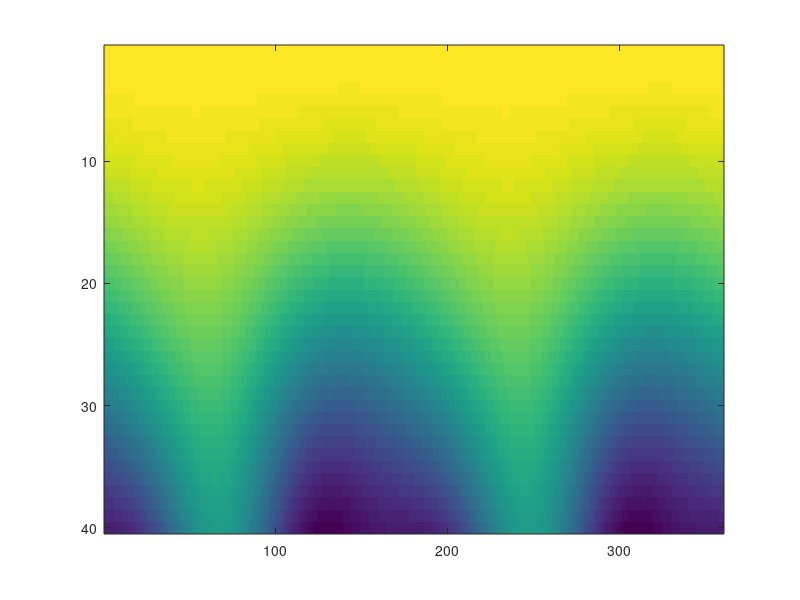
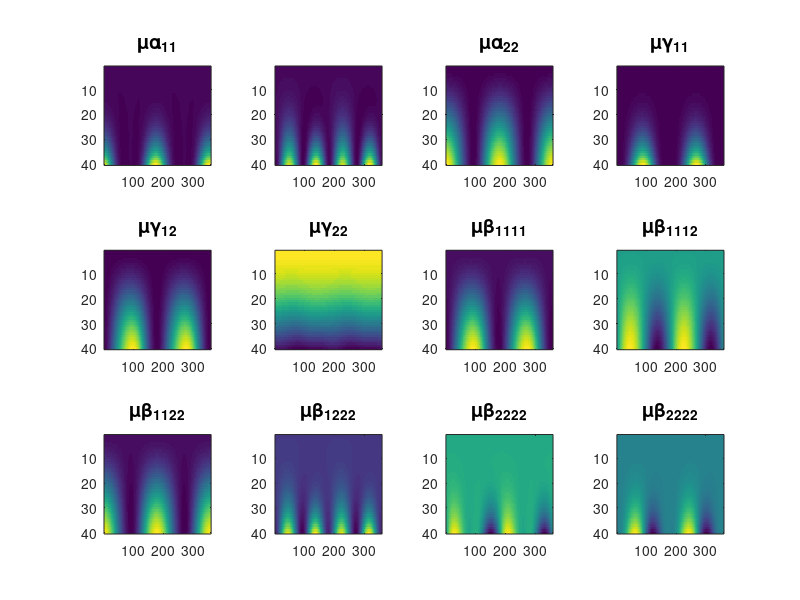

Source code (MATLAB) for these figures, in order:
clc
clear all
close all




DC11=zeros(40,360);
DC12=zeros(40,360);
DC13=zeros(40,360);
DC22=zeros(40,360);
DC23=zeros(40,360);
DC33=zeros(40,360);
DC44=zeros(40,360);
DC45=zeros(40,360);
DC55=zeros(40,360);
DC66=zeros(40,360);
DC16=zeros(40,360);
DC26=zeros(40,360);
DC36=zeros(40,360);
rV2=zeros(40,360);


C11=24.54;
C12=3.89;
C13=2.38;
C22=28.79;
C23=2.37;
C33=29.87;
C44=11.24;
C45=1;          %       CHANGE?????????
C55=10.73;
C66=10.98;
C16=-3.18;
C26=1.13;
C36=.2;














for t=1:40
    for p=1:360
    
    tet=t*pi/180;
    phi=p*pi/180;

    n1 =  sin(tet)*cos(phi);
    n2 = sin(tet)*sin(phi);
    n3 = cos(tet);
    
    
    rV2(t,p)=(1/3)*(2*sqrt(3)*sqrt((1/3)*(C11*n1^2 + 2*C16*n1*n2 + C22*n2^2 + 2*C26*n1*n2 + n3^2*(C33 + C44 + C55) + C44*n2^2 + 2*C45*n1*n2 + C55*n1^2 + C66*n1^2 + C66*n2^2)^2 - ...
      (C11*n1^2 + 2*C16*n1*n2 + C55*n3^2 + C66*n2^2)*(C22*n2^2 + 2*C26*n1*n2 + C44*n3^2 + C66*n1^2) - (C11*n1^2 + 2*C16*n1*n2 + C55*n3^2 + C66*n2^2)*(C33*n3^2 + C44*n2^2 + 2*C45*n1*n2 + C55*n1^2) + ...
      (n2*(n1*(C12 + C66) + C26*n2) + C16*n1^2 + C45*n3^2)^2 + (n1*n3*(C13 + C55) + n2*n3*(C36 + C45))^2 - (C22*n2^2 + 2*C26*n1*n2 + C44*n3^2 + C66*n1^2)*...
       (C33*n3^2 + C44*n2^2 + 2*C45*n1*n2 + C55*n1^2) + (n2*n3*(C23 + C44) + n1*n3*(C36 + C45))^2) + C11*n1^2 + 2*C16*n1*n2 + C22*n2^2 + 2*C26*n1*n2 + C33*n3^2 + C44*n2^2 + C44*n3^2 + 2*C45*n1*n2 + ...
   C55*n1^2 + C55*n3^2 + C66*n1^2 + C66*n2^2);
   
   
   

    DC11(t,p)=(1/3)*(n1^2 + (sqrt(3)*((-n1^2)*(C55*n1^2 + 2*C45*n1*n2 + C44*n2^2 + C33*n3^2) - n1^2*(C66*n1^2 + 2*C26*n1*n2 + C22*n2^2 + C44*n3^2) + ...
      (2/3)*n1^2*(C11*n1^2 + C55*n1^2 + C66*n1^2 + 2*C16*n1*n2 + 2*C26*n1*n2 + 2*C45*n1*n2 + C22*n2^2 + C44*n2^2 + C66*n2^2 +...
        (C33 + C44 + C55)*n3^2)))/sqrt(((C36 + C45)*n1*n3 + (C23 + C44)*n2*n3)^2 + ((C13 + C55)*n1*n3 + (C36 + C45)*n2*n3)^2 - ...
      (C55*n1^2 + 2*C45*n1*n2 + C44*n2^2 + C33*n3^2)*(C66*n1^2 + 2*C26*n1*n2 + C22*n2^2 + C44*n3^2) + ...
      (C16*n1^2 + n2*((C12 + C66)*n1 + C26*n2) + C45*n3^2)^2 - (C55*n1^2 + 2*C45*n1*n2 + C44*n2^2 + C33*n3^2)*...
       (C11*n1^2 + 2*C16*n1*n2 + C66*n2^2 + C55*n3^2) - (C66*n1^2 + 2*C26*n1*n2 + C22*n2^2 + C44*n3^2)*...
       (C11*n1^2 + 2*C16*n1*n2 + C66*n2^2 + C55*n3^2) + (1/3)*(C11*n1^2 + C55*n1^2 + C66*n1^2 + 2*C16*n1*n2 + 2*C26*n1*n2 + 2*C45*n1*n2 + ...
         C22*n2^2 + C44*n2^2 + C66*n2^2 + (C33 + C44 + C55)*n3^2)^2));
         
          
          
          
          DC12(t,p)=(2*n1*n2*(C16*n1^2 + n2*((C12 + C66)*n1 + C26*n2) + C45*n3^2))/...
  (sqrt(3)*sqrt(((C36 + C45)*n1*n3 + (C23 + C44)*n2*n3)^2 + ((C13 + C55)*n1*n3 + (C36 + C45)*n2*n3)^2 - ...
     (C55*n1^2 + 2*C45*n1*n2 + C44*n2^2 + C33*n3^2)*(C66*n1^2 + 2*C26*n1*n2 + C22*n2^2 + C44*n3^2) + ...
     (C16*n1^2 + n2*((C12 + C66)*n1 + C26*n2) + C45*n3^2)^2 - (C55*n1^2 + 2*C45*n1*n2 + C44*n2^2 + C33*n3^2)*...
      (C11*n1^2 + 2*C16*n1*n2 + C66*n2^2 + C55*n3^2) - (C66*n1^2 + 2*C26*n1*n2 + C22*n2^2 + C44*n3^2)*...
      (C11*n1^2 + 2*C16*n1*n2 + C66*n2^2 + C55*n3^2) + (1/3)*(C11*n1^2 + C55*n1^2 + C66*n1^2 + 2*C16*n1*n2 + 2*C26*n1*n2 + 2*C45*n1*n2 + ...
        C22*n2^2 + C44*n2^2 + C66*n2^2 + (C33 + C44 + C55)*n3^2)^2));
        
        
        
         
         
         
         
         
         DC13(t,p)=(2*n1*n3*((C13 + C55)*n1*n3 + (C36 + C45)*n2*n3))/...
  (sqrt(3)*sqrt(((C36 + C45)*n1*n3 + (C23 + C44)*n2*n3)^2 + ((C13 + C55)*n1*n3 + (C36 + C45)*n2*n3)^2 - ...
     (C55*n1^2 + 2*C45*n1*n2 + C44*n2^2 + C33*n3^2)*(C66*n1^2 + 2*C26*n1*n2 + C22*n2^2 + C44*n3^2) + ...
     (C16*n1^2 + n2*((C12 + C66)*n1 + C26*n2) + C45*n3^2)^2 - (C55*n1^2 + 2*C45*n1*n2 + C44*n2^2 + C33*n3^2)*...
      (C11*n1^2 + 2*C16*n1*n2 + C66*n2^2 + C55*n3^2) - (C66*n1^2 + 2*C26*n1*n2 + C22*n2^2 + C44*n3^2)*...
      (C11*n1^2 + 2*C16*n1*n2 + C66*n2^2 + C55*n3^2) + (1/3)*(C11*n1^2 + C55*n1^2 + C66*n1^2 + 2*C16*n1*n2 + 2*C26*n1*n2 + 2*C45*n1*n2 + ...
        C22*n2^2 + C44*n2^2 + C66*n2^2 + (C33 + C44 + C55)*n3^2)^2));
        
        
        
        DC22(t,p)=(1/3)*(n2^2 + (sqrt(3)*((-n2^2)*(C55*n1^2 + 2*C45*n1*n2 + C44*n2^2 + C33*n3^2) - n2^2*(C11*n1^2 + 2*C16*n1*n2 + C66*n2^2 + C55*n3^2) + ...
      (2/3)*n2^2*(C11*n1^2 + C55*n1^2 + C66*n1^2 + 2*C16*n1*n2 + 2*C26*n1*n2 + 2*C45*n1*n2 + C22*n2^2 + C44*n2^2 + C66*n2^2 + ...
        (C33 + C44 + C55)*n3^2)))/sqrt(((C36 + C45)*n1*n3 + (C23 + C44)*n2*n3)^2 + ((C13 + C55)*n1*n3 + (C36 + C45)*n2*n3)^2 - ...
      (C55*n1^2 + 2*C45*n1*n2 + C44*n2^2 + C33*n3^2)*(C66*n1^2 + 2*C26*n1*n2 + C22*n2^2 + C44*n3^2) + ...
      (C16*n1^2 + n2*((C12 + C66)*n1 + C26*n2) + C45*n3^2)^2 - (C55*n1^2 + 2*C45*n1*n2 + C44*n2^2 + C33*n3^2)*...
       (C11*n1^2 + 2*C16*n1*n2 + C66*n2^2 + C55*n3^2) - (C66*n1^2 + 2*C26*n1*n2 + C22*n2^2 + C44*n3^2)*...
       (C11*n1^2 + 2*C16*n1*n2 + C66*n2^2 + C55*n3^2) + (1/3)*(C11*n1^2 + C55*n1^2 + C66*n1^2 + 2*C16*n1*n2 + 2*C26*n1*n2 + 2*C45*n1*n2 + ...
         C22*n2^2 + C44*n2^2 + C66*n2^2 + (C33 + C44 + C55)*n3^2)^2));
         
         
         
         
         
         DC23(t,p)=(2*n2*n3*((C36 + C45)*n1*n3 + (C23 + C44)*n2*n3))/...
  (sqrt(3)*sqrt(((C36 + C45)*n1*n3 + (C23 + C44)*n2*n3)^2 + ((C13 + C55)*n1*n3 + (C36 + C45)*n2*n3)^2 - ...
     (C55*n1^2 + 2*C45*n1*n2 + C44*n2^2 + C33*n3^2)*(C66*n1^2 + 2*C26*n1*n2 + C22*n2^2 + C44*n3^2) + ...
     (C16*n1^2 + n2*((C12 + C66)*n1 + C26*n2) + C45*n3^2)^2 - (C55*n1^2 + 2*C45*n1*n2 + C44*n2^2 + C33*n3^2)*...
      (C11*n1^2 + 2*C16*n1*n2 + C66*n2^2 + C55*n3^2) - (C66*n1^2 + 2*C26*n1*n2 + C22*n2^2 + C44*n3^2)*...
      (C11*n1^2 + 2*C16*n1*n2 + C66*n2^2 + C55*n3^2) + (1/3)*(C11*n1^2 + C55*n1^2 + C66*n1^2 + 2*C16*n1*n2 + 2*C26*n1*n2 + 2*C45*n1*n2 + ...
        C22*n2^2 + C44*n2^2 + C66*n2^2 + (C33 + C44 + C55)*n3^2)^2));
        
        
        
        DC33(t,p)=(1/3)*(n3^2 + (sqrt(3)*((-n3^2)*(C66*n1^2 + 2*C26*n1*n2 + C22*n2^2 + C44*n3^2) - n3^2*(C11*n1^2 + 2*C16*n1*n2 + C66*n2^2 + C55*n3^2) + ...
      (2/3)*n3^2*(C11*n1^2 + C55*n1^2 + C66*n1^2 + 2*C16*n1*n2 + 2*C26*n1*n2 + 2*C45*n1*n2 + C22*n2^2 + C44*n2^2 + C66*n2^2 + ...
        (C33 + C44 + C55)*n3^2)))/sqrt(((C36 + C45)*n1*n3 + (C23 + C44)*n2*n3)^2 + ((C13 + C55)*n1*n3 + (C36 + C45)*n2*n3)^2 - ...
      (C55*n1^2 + 2*C45*n1*n2 + C44*n2^2 + C33*n3^2)*(C66*n1^2 + 2*C26*n1*n2 + C22*n2^2 + C44*n3^2) + ...
      (C16*n1^2 + n2*((C12 + C66)*n1 + C26*n2) + C45*n3^2)^2 - (C55*n1^2 + 2*C45*n1*n2 + C44*n2^2 + C33*n3^2)*...
       (C11*n1^2 + 2*C16*n1*n2 + C66*n2^2 + C55*n3^2) - (C66*n1^2 + 2*C26*n1*n2 + C22*n2^2 + C44*n3^2)*...
       (C11*n1^2 + 2*C16*n1*n2 + C66*n2^2 + C55*n3^2) + (1/3)*(C11*n1^2 + C55*n1^2 + C66*n1^2 + 2*C16*n1*n2 + 2*C26*n1*n2 + 2*C45*n1*n2 + ...
         C22*n2^2 + C44*n2^2 + C66*n2^2 + (C33 + C44 + C55)*n3^2)^2));
         
         
         
         
         
         DC44(t,p)=(1/3)*(n2^2 + n3^2 + (sqrt(3)*(2*n2*n3*((C36 + C45)*n1*n3 + (C23 + C44)*n2*n3) - n3^2*(C55*n1^2 + 2*C45*n1*n2 + C44*n2^2 + C33*n3^2) - ...
      n2^2*(C66*n1^2 + 2*C26*n1*n2 + C22*n2^2 + C44*n3^2) - n2^2*(C11*n1^2 + 2*C16*n1*n2 + C66*n2^2 + C55*n3^2) - ...
      n3^2*(C11*n1^2 + 2*C16*n1*n2 + C66*n2^2 + C55*n3^2) + (2/3)*(n2^2 + n3^2)*(C11*n1^2 + C55*n1^2 + C66*n1^2 + 2*C16*n1*n2 + 2*C26*n1*n2 + ...
        2*C45*n1*n2 + C22*n2^2 + C44*n2^2 + C66*n2^2 + (C33 + C44 + C55)*n3^2)))/...
    sqrt(((C36 + C45)*n1*n3 + (C23 + C44)*n2*n3)^2 + ((C13 + C55)*n1*n3 + (C36 + C45)*n2*n3)^2 - (C55*n1^2 + 2*C45*n1*n2 + C44*n2^2 + C33*n3^2)*...
       (C66*n1^2 + 2*C26*n1*n2 + C22*n2^2 + C44*n3^2) + (C16*n1^2 + n2*((C12 + C66)*n1 + C26*n2) + C45*n3^2)^2 - ...
      (C55*n1^2 + 2*C45*n1*n2 + C44*n2^2 + C33*n3^2)*(C11*n1^2 + 2*C16*n1*n2 + C66*n2^2 + C55*n3^2) - ...
      (C66*n1^2 + 2*C26*n1*n2 + C22*n2^2 + C44*n3^2)*(C11*n1^2 + 2*C16*n1*n2 + C66*n2^2 + C55*n3^2) + ...
      (1/3)*(C11*n1^2 + C55*n1^2 + C66*n1^2 + 2*C16*n1*n2 + 2*C26*n1*n2 + 2*C45*n1*n2 + C22*n2^2 + C44*n2^2 + C66*n2^2 + (C33 + C44 + C55)*n3^2)^...
        2));
    
    
    
    
    DC45(t,p)=(1/3)*(2*n1*n2 + (sqrt(3)*(2*n1*n3*((C36 + C45)*n1*n3 + (C23 + C44)*n2*n3) + 2*n2*n3*((C13 + C55)*n1*n3 + (C36 + C45)*n2*n3) - ...
      2*n1*n2*(C66*n1^2 + 2*C26*n1*n2 + C22*n2^2 + C44*n3^2) + 2*n3^2*(C16*n1^2 + n2*((C12 + C66)*n1 + C26*n2) + C45*n3^2) - ...
      2*n1*n2*(C11*n1^2 + 2*C16*n1*n2 + C66*n2^2 + C55*n3^2) + (4/3)*n1*n2*(C11*n1^2 + C55*n1^2 + C66*n1^2 + 2*C16*n1*n2 + 2*C26*n1*n2 + ...
        2*C45*n1*n2 + C22*n2^2 + C44*n2^2 + C66*n2^2 + (C33 + C44 + C55)*n3^2)))/...
    sqrt(((C36 + C45)*n1*n3 + (C23 + C44)*n2*n3)^2 + ((C13 + C55)*n1*n3 + (C36 + C45)*n2*n3)^2 - (C55*n1^2 + 2*C45*n1*n2 + C44*n2^2 + C33*n3^2)*...
       (C66*n1^2 + 2*C26*n1*n2 + C22*n2^2 + C44*n3^2) + (C16*n1^2 + n2*((C12 + C66)*n1 + C26*n2) + C45*n3^2)^2 - ...
      (C55*n1^2 + 2*C45*n1*n2 + C44*n2^2 + C33*n3^2)*(C11*n1^2 + 2*C16*n1*n2 + C66*n2^2 + C55*n3^2) - ...
      (C66*n1^2 + 2*C26*n1*n2 + C22*n2^2 + C44*n3^2)*(C11*n1^2 + 2*C16*n1*n2 + C66*n2^2 + C55*n3^2) + ...
      (1/3)*(C11*n1^2 + C55*n1^2 + C66*n1^2 + 2*C16*n1*n2 + 2*C26*n1*n2 + 2*C45*n1*n2 + C22*n2^2 + C44*n2^2 + C66*n2^2 + (C33 + C44 + C55)*n3^2)^...
        2));
    
    
    
    DC55(t,p)=(1/3)*(n1^2 + n3^2 + (sqrt(3)*(2*n1*n3*((C13 + C55)*n1*n3 + (C36 + C45)*n2*n3) - n3^2*(C55*n1^2 + 2*C45*n1*n2 + C44*n2^2 + C33*n3^2) - ...
      n1^2*(C66*n1^2 + 2*C26*n1*n2 + C22*n2^2 + C44*n3^2) - n3^2*(C66*n1^2 + 2*C26*n1*n2 + C22*n2^2 + C44*n3^2) - ...
      n1^2*(C11*n1^2 + 2*C16*n1*n2 + C66*n2^2 + C55*n3^2) + (2/3)*(n1^2 + n3^2)*(C11*n1^2 + C55*n1^2 + C66*n1^2 + 2*C16*n1*n2 + 2*C26*n1*n2 + ...
        2*C45*n1*n2 + C22*n2^2 + C44*n2^2 + C66*n2^2 + (C33 + C44 + C55)*n3^2)))/...
    sqrt(((C36 + C45)*n1*n3 + (C23 + C44)*n2*n3)^2 + ((C13 + C55)*n1*n3 + (C36 + C45)*n2*n3)^2 - (C55*n1^2 + 2*C45*n1*n2 + C44*n2^2 + C33*n3^2)*...
       (C66*n1^2 + 2*C26*n1*n2 + C22*n2^2 + C44*n3^2) + (C16*n1^2 + n2*((C12 + C66)*n1 + C26*n2) + C45*n3^2)^2 - ...
      (C55*n1^2 + 2*C45*n1*n2 + C44*n2^2 + C33*n3^2)*(C11*n1^2 + 2*C16*n1*n2 + C66*n2^2 + C55*n3^2) - ...
      (C66*n1^2 + 2*C26*n1*n2 + C22*n2^2 + C44*n3^2)*(C11*n1^2 + 2*C16*n1*n2 + C66*n2^2 + C55*n3^2) + ...
      (1/3)*(C11*n1^2 + C55*n1^2 + C66*n1^2 + 2*C16*n1*n2 + 2*C26*n1*n2 + 2*C45*n1*n2 + C22*n2^2 + C44*n2^2 + C66*n2^2 + (C33 + C44 + C55)*n3^2)^...
        2));
    
    
    
    
    DC66(t,p)=(1/3)*(n1^2 + n2^2 + (sqrt(3)*((-n1^2)*(C55*n1^2 + 2*C45*n1*n2 + C44*n2^2 + C33*n3^2) - n2^2*(C55*n1^2 + 2*C45*n1*n2 + C44*n2^2 + C33*n3^2) - ...
      n2^2*(C66*n1^2 + 2*C26*n1*n2 + C22*n2^2 + C44*n3^2) + 2*n1*n2*(C16*n1^2 + n2*((C12 + C66)*n1 + C26*n2) + C45*n3^2) - ...
      n1^2*(C11*n1^2 + 2*C16*n1*n2 + C66*n2^2 + C55*n3^2) + (2/3)*(n1^2 + n2^2)*(C11*n1^2 + C55*n1^2 + C66*n1^2 + 2*C16*n1*n2 + 2*C26*n1*n2 + ...
        2*C45*n1*n2 + C22*n2^2 + C44*n2^2 + C66*n2^2 + (C33 + C44 + C55)*n3^2)))/...
    sqrt(((C36 + C45)*n1*n3 + (C23 + C44)*n2*n3)^2 + ((C13 + C55)*n1*n3 + (C36 + C45)*n2*n3)^2 - (C55*n1^2 + 2*C45*n1*n2 + C44*n2^2 + C33*n3^2)*...
       (C66*n1^2 + 2*C26*n1*n2 + C22*n2^2 + C44*n3^2) + (C16*n1^2 + n2*((C12 + C66)*n1 + C26*n2) + C45*n3^2)^2 - ...
      (C55*n1^2 + 2*C45*n1*n2 + C44*n2^2 + C33*n3^2)*(C11*n1^2 + 2*C16*n1*n2 + C66*n2^2 + C55*n3^2) - ...
      (C66*n1^2 + 2*C26*n1*n2 + C22*n2^2 + C44*n3^2)*(C11*n1^2 + 2*C16*n1*n2 + C66*n2^2 + C55*n3^2) + ...
      (1/3)*(C11*n1^2 + C55*n1^2 + C66*n1^2 + 2*C16*n1*n2 + 2*C26*n1*n2 + 2*C45*n1*n2 + C22*n2^2 + C44*n2^2 + C66*n2^2 + (C33 + C44 + C55)*n3^2)^...
        2));
    
    
    
    
    DC16(t,p)=(1/3)*(2*n1*n2 + (sqrt(3)*(-2*n1*n2*(C55*n1^2 + 2*C45*n1*n2 + C44*n2^2 + C33*n3^2) - 2*n1*n2*(C66*n1^2 + 2*C26*n1*n2 + C22*n2^2 + C44*n3^2) + ...
      2*n1^2*(C16*n1^2 + n2*((C12 + C66)*n1 + C26*n2) + C45*n3^2) + (4/3)*n1*n2*(C11*n1^2 + C55*n1^2 + C66*n1^2 + 2*C16*n1*n2 + 2*C26*n1*n2 + ...
        2*C45*n1*n2 + C22*n2^2 + C44*n2^2 + C66*n2^2 + (C33 + C44 + C55)*n3^2)))/...
    sqrt(((C36 + C45)*n1*n3 + (C23 + C44)*n2*n3)^2 + ((C13 + C55)*n1*n3 + (C36 + C45)*n2*n3)^2 - (C55*n1^2 + 2*C45*n1*n2 + C44*n2^2 + C33*n3^2)*...
       (C66*n1^2 + 2*C26*n1*n2 + C22*n2^2 + C44*n3^2) + (C16*n1^2 + n2*((C12 + C66)*n1 + C26*n2) + C45*n3^2)^2 - ...
      (C55*n1^2 + 2*C45*n1*n2 + C44*n2^2 + C33*n3^2)*(C11*n1^2 + 2*C16*n1*n2 + C66*n2^2 + C55*n3^2) - ...
      (C66*n1^2 + 2*C26*n1*n2 + C22*n2^2 + C44*n3^2)*(C11*n1^2 + 2*C16*n1*n2 + C66*n2^2 + C55*n3^2) + ...
      (1/3)*(C11*n1^2 + C55*n1^2 + C66*n1^2 + 2*C16*n1*n2 + 2*C26*n1*n2 + 2*C45*n1*n2 + C22*n2^2 + C44*n2^2 + C66*n2^2 + (C33 + C44 + C55)*n3^2)^...
        2));
    
    
    
    
    
    DC26(t,p)=(1/3)*(2*n1*n2 + (sqrt(3)*(-2*n1*n2*(C55*n1^2 + 2*C45*n1*n2 + C44*n2^2 + C33*n3^2) + ...
      2*n2^2*(C16*n1^2 + n2*((C12 + C66)*n1 + C26*n2) + C45*n3^2) - 2*n1*n2*(C11*n1^2 + 2*C16*n1*n2 + C66*n2^2 + C55*n3^2) + ...
      (4/3)*n1*n2*(C11*n1^2 + C55*n1^2 + C66*n1^2 + 2*C16*n1*n2 + 2*C26*n1*n2 + 2*C45*n1*n2 + C22*n2^2 + C44*n2^2 + C66*n2^2 + ...
        (C33 + C44 + C55)*n3^2)))/sqrt(((C36 + C45)*n1*n3 + (C23 + C44)*n2*n3)^2 + ((C13 + C55)*n1*n3 + (C36 + C45)*n2*n3)^2 - ...
      (C55*n1^2 + 2*C45*n1*n2 + C44*n2^2 + C33*n3^2)*(C66*n1^2 + 2*C26*n1*n2 + C22*n2^2 + C44*n3^2) + ...
      (C16*n1^2 + n2*((C12 + C66)*n1 + C26*n2) + C45*n3^2)^2 - (C55*n1^2 + 2*C45*n1*n2 + C44*n2^2 + C33*n3^2)*...
       (C11*n1^2 + 2*C16*n1*n2 + C66*n2^2 + C55*n3^2) - (C66*n1^2 + 2*C26*n1*n2 + C22*n2^2 + C44*n3^2)*...
       (C11*n1^2 + 2*C16*n1*n2 + C66*n2^2 + C55*n3^2) + (1/3)*(C11*n1^2 + C55*n1^2 + C66*n1^2 + 2*C16*n1*n2 + 2*C26*n1*n2 + 2*C45*n1*n2 + ...
         C22*n2^2 + C44*n2^2 + C66*n2^2 + (C33 + C44 + C55)*n3^2)^2));
         
         
         
         
         
         DC36(t,p)=(2*n2*n3*(n1*n3*(C13 + C55) + n2*n3*(C36 + C45)) + 2*n1*n3*(n2*n3*(C23 + C44) + n1*n3*(C36 + C45)))/...
  (sqrt(3)*sqrt((1/3)*(C11*n1^2 + 2*C16*n1*n2 + C22*n2^2 + 2*C26*n1*n2 + n3^2*(C33 + C44 + C55) + C44*n2^2 + ...
        2*C45*n1*n2 + C55*n1^2 + C66*n1^2 + C66*n2^2)^2 - (C11*n1^2 + 2*C16*n1*n2 + C55*n3^2 + C66*n2^2)*...
      (C22*n2^2 + 2*C26*n1*n2 + C44*n3^2 + C66*n1^2) - (C11*n1^2 + 2*C16*n1*n2 + C55*n3^2 + C66*n2^2)*...
      (C33*n3^2 + C44*n2^2 + 2*C45*n1*n2 + C55*n1^2) + (n2*(n1*(C12 + C66) + C26*n2) + C16*n1^2 + C45*n3^2)^2 + ...
     (n1*n3*(C13 + C55) + n2*n3*(C36 + C45))^2 - (C22*n2^2 + 2*C26*n1*n2 + C44*n3^2 + C66*n1^2)*...
      (C33*n3^2 + C44*n2^2 + 2*C45*n1*n2 + C55*n1^2) + (n2*n3*(C23 + C44) + n1*n3*(C36 + C45))^2));
      
      
      
      
    end
end



figure (22)
subplot(3,4,1)
imagesc(DC11)
% xlabel('Incident angle (\mu\theta)','FontSize',10)
% ylabel('Azimuth (\mu\phi)','FontSize',10)
title ('\mu\alpha_{11}','FontWeight','bold','FontSize',14)



subplot(3,4,2)
imagesc(DC12)





subplot(3,4,3)
imagesc(DC13)
% xlabel('Incident angle (\mu\theta)','FontWeight','bold','FontSize',14)
% ylabel('Azimuth (\mu\phi)','FontWeight','bold','FontSize',14)
title ('\mu\alpha_{22}','FontWeight','bold','FontSize',14)






subplot(3,4,4)
imagesc(DC22)
% xlabel('Incident angle (\mu\theta)','FontSize',10)
% ylabel('Azimuth (\mu\phi)','FontSize',10)
title ('\mu\gamma_{11}','FontWeight','bold','FontSize',14)




subplot(3,4,5)
imagesc(DC23)

% xlabel('Incident angle (\mu\theta)','FontSize',10)
% ylabel('Azimuth (\mu\phi)','FontSize',10)
title ('\mu\gamma_{12}','FontWeight','bold','FontSize',14)



subplot(3,4,6)
imagesc(DC33)

% xlabel('Incident angle (\mu\theta)','FontWeight','bold','FontSize',14)
% ylabel('Azimuth (\mu\phi)','FontWeight','bold','FontSize',14)
title ('\mu\gamma_{22}','FontWeight','bold','FontSize',14)




subplot(3,4,7)
imagesc(DC44)

% xlabel('Incident angle (\mu\theta)','FontWeight','bold','FontSize',14)
% ylabel('Azimuth (\mu\phi)','FontWeight','bold','FontSize',14)
title ('\mu\beta_{1111}','FontWeight','bold','FontSize',14)



subplot(3,4,8)
imagesc(DC45)
% xlabel('Incident angle (\mu\theta)','FontWeight','bold','FontSize',14)
% ylabel('Azimuth (\mu\phi)','FontWeight','bold','FontSize',14)
title ('\mu\beta_{1112}','FontWeight','bold','FontSize',14)




subplot(3,4,9)
imagesc(DC55)
% xlabel('Incident angle (\mu\theta)','FontWeight','bold','FontSize',14)
% ylabel('Azimuth (\mu\phi)','FontWeight','bold','FontSize',14)
title ('\mu\beta_{1122}','FontWeight','bold','FontSize',14)





subplot(3,4,10)
imagesc(DC66)
% xlabel('Incident angle (\mu\theta)','FontWeight','bold','FontSize',14)
% ylabel('Azimuth (\mu\phi)','FontWeight','bold','FontSize',14)
title ('\mu\beta_{1222}','FontWeight','bold','FontSize',14)






subplot(3,4,11)
imagesc(DC16)
% xlabel('Incident angle (\mu\theta)','FontWeight','bold','FontSize',14)
% ylabel('Azimuth (\mu\phi)','FontWeight','bold','FontSize',14)
title ('\mu\beta_{2222}','FontWeight','bold','FontSize',14)




subplot(3,4,12)
imagesc(DC26)
% xlabel('Incident angle (\mu\theta)','FontWeight','bold','FontSize',14)
% ylabel('Azimuth (\mu\phi)','FontWeight','bold','FontSize',14)
title ('\mu\beta_{2222}','FontWeight','bold','FontSize',14)


figure(2)
imagesc(rV2)

